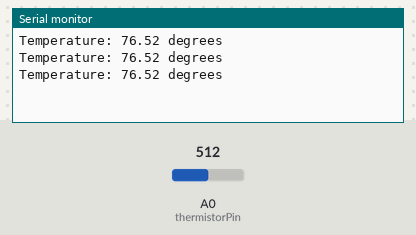
This sketch was run on a simulated Arduino Uno, built with avr-gcc and run on an emulated ATmega328P. On the bench: the last lines printed to the serial monitor. The inputs (shaded band) are chosen by the test bench; at power-on: A0 (thermistorPin) = 512.

Above: at 1.3 s.
1.4 s: A0 (thermistorPin) set to 716
At 1.9 s:
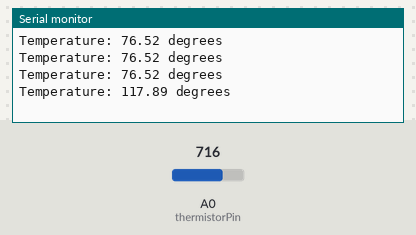
2.9 s: A0 (thermistorPin) set to 900
At 3.4 s:
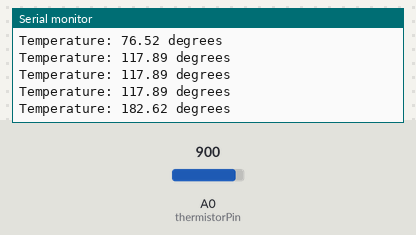
Timing chart, 0 to 5.9 s (numbered marks = the images above; inputs shaded):
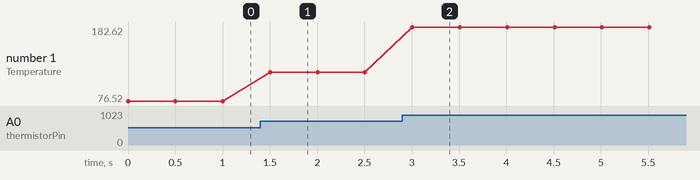

Measured:
- after the input at 1.4 s, the serial monitor: prints a new line after 0.10 s (image 1)
- after the input at 2.9 s, the serial monitor: prints a new line after 0.11 s (image 2)
- plotted number 1: 76.52 → 117.89 after the input at 1.4 s, 117.89 → 182.62 after the input at 2.9 s

The sketch:

tempMonitor.ino
```cpp
#define thermistorPin 0

void setup ()
{
  Serial.begin(9600);
}

void loop ()
{
  printTemperature ();

  delay (500);
}

void printTemperature ()
{
  int signal = analogRead (thermistorPin);
  float thermistor = 10000 * (1023.0 / (float) signal - 1.0);
  float temperature = (((((1.0 / (1.009249522e-03 + 2.378405444e-04 * log (thermistor) + 2.019202697e-07 * log (thermistor)*log (thermistor) *log (thermistor))) - 273.15) * 9.0) / 5.0) + 32.0);

  Serial.print("Temperature: ");
  Serial.print(temperature);
  Serial.println(" degrees");
}
```
